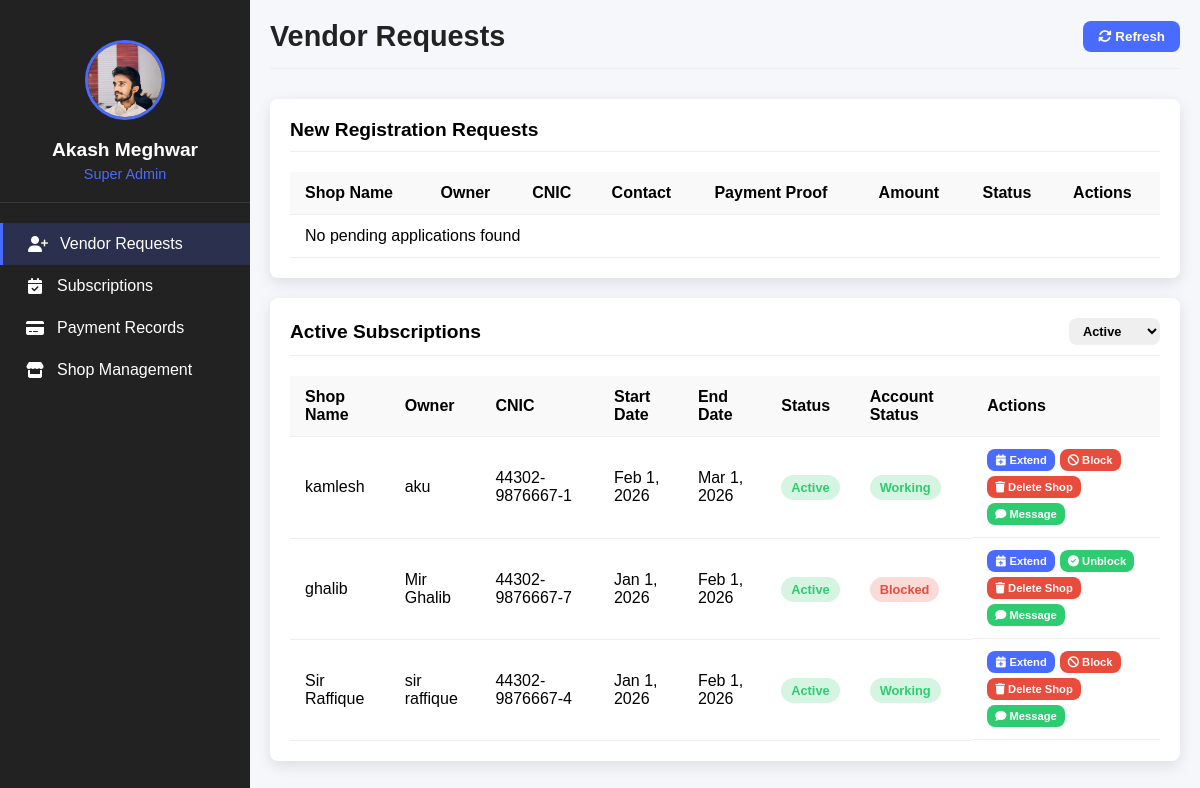
Page /admin/AdminPanel.php on the committed database.
### tables this page shows
CREATE TABLE `vendor_accounts` (
  `id` int(11) NOT NULL,
  `shop_id` int(11) NOT NULL,
  `username` varchar(50) NOT NULL,
  `password` varchar(255) NOT NULL,
  `created_at` timestamp NOT NULL DEFAULT current_timestamp(),
  `account_date` date NOT NULL,
  `cnic` varchar(15) NOT NULL,
  `shop_status` enum('open','closed') NOT NULL DEFAULT 'closed',
  `status` enum('working','blocked') NOT NULL DEFAULT 'working'
);

CREATE TABLE `register_shop` (
  `id` int(11) NOT NULL,
  `shop_name` varchar(255) DEFAULT NULL,
  `shop_logo` varchar(255) DEFAULT NULL,
  `shop_address` text DEFAULT NULL,
  `shop_description` text DEFAULT NULL,
  `shop_images` text DEFAULT NULL,
  `owner_name` varchar(255) DEFAULT NULL,
  `owner_photo` varchar(255) DEFAULT NULL,
  `staff_info` text DEFAULT NULL,
  `staff_photos` text DEFAULT NULL,
  `contact_number` varchar(20) DEFAULT NULL,
  `whatsapp_number` varchar(20) DEFAULT NULL,
  `cnic` varchar(20) DEFAULT NULL,
  `email` varchar(255) DEFAULT NULL,
  `latitude` varchar(50) DEFAULT NULL,
  `longitude` varchar(50) DEFAULT NULL,
  `payment_proof` varchar(255) DEFAULT NULL,
  `transaction_id` varchar(255) DEFAULT NULL,
  `created_at` timestamp NOT NULL DEFAULT current_timestamp(),
  `status` enum('pending','approved','rejected') NOT NULL DEFAULT 'pending',
  `admin_notes` text DEFAULT NULL,
  `processed_at` datetime DEFAULT NULL
);

### admin/AdminPanel.php (the view, shortened to what this page needs)
<?php
$connect = mysqli_connect('localhost', 'root', '', 'saloon');
?>
<!DOCTYPE html>
<html lang="en">
<head>
    <link rel="stylesheet" href="https://cdnjs.cloudflare.com/ajax/libs/font-awesome/6.4.0/css/all.min.css">
</head>
<body>
    <div class="dashboard">
        <div class="sidebar">
            <div class="admin-profile">
                <img src="../images/akash.png" alt="Admin" class="admin-avatar">
                <h3 class="admin-name">Akash Meghwar</h3>
                <p class="admin-role">Super Admin</p>
            </div>
            <div class="nav-menu">
                <div class="nav-item active" data-section="vendor-requests">
                    <i class="fas fa-user-plus"></i>
                    <span>Vendor Requests</span>
                </div>
                <div class="nav-item" data-section="subscriptions">
                    <i class="fas fa-calendar-check"></i>
                    <span>Subscriptions</span>
                </div>
                <div class="nav-item" data-section="payments">
                    <i class="fas fa-credit-card"></i>
                    <span>Payment Records</span>
                </div>
                <div class="nav-item" data-section="shop-management">
                    <i class="fas fa-store"></i>
                    <span>Shop Management</span>
                </div>
            </div>
        </div>
        <div class="main-content">
            <div class="header">
                <h1 class="page-title" id="pageTitle">Vendor Requests</h1>
                <div class="user-actions">
                    <button class="btn btn-primary" id="refreshBtn">
                        <i class="fas fa-sync-alt"></i> Refresh
                    </button>
                </div>
            </div>
            <div class="section active" id="vendor-requests">
                <div class="card">
                    <div class="card-header">
                        <h3 class="card-title">New Registration Requests</h3>
                    </div>
                    <div class="table-responsive">
                        <table>
                            <thead>
                                <tr>
                                    <th>Shop Name</th>
                                    <th>Owner</th>
                                    <th>CNIC</th>
                                    <th>Contact</th>
                                    <th>Payment Proof</th>
                                    <th>Amount</th>
                                    <th>Status</th>
                                    <th>Actions</th>
                                </tr>
                            </thead>
                            <tbody>
                                <?php
                                $query = "SELECT * FROM register_shop WHERE status = 'pending' ORDER BY created_at DESC";
                                $result = mysqli_query($connect, $query);
                                if ($result && mysqli_num_rows($result) > 0) {
                                    while ($row = mysqli_fetch_assoc($result)) {
                                        $shop_images = !empty($row['shop_images']) ? unserialize($row['shop_images']) : [];
                                        $payment_proof = $row['payment_proof'];
                                        echo '<tr data-shop-id="' . $row['id'] . '">';
                                        echo '<td>' . htmlspecialchars($row['shop_name']) . '</td>';
                                        echo '<td>' . htmlspecialchars($row['owner_name']) . '</td>';
                                        echo '<td>' . htmlspecialchars($row['cnic']) . '</td>';
                                        echo '<td>' . htmlspecialchars($row['whatsapp_number']) . '</td>';
                                        echo '<td>';
                                        echo '<button class="btn btn-sm btn-primary view-proof" data-image="' . htmlspecialchars($payment_proof) . '">View</button>';
                                        echo '</td>';
                                        echo '<td>Rs. 1,500</td>';
                                        echo '<td><span class="badge badge-warning">Pending</span></td>';
                                        echo '<td class="action-buttons">';
                                        echo '<button class="btn btn-sm btn-success verify-btn"
                                                data-shop-id="' . $row['id'] . '"
                                                data-shop-name="' . htmlspecialchars($row['shop_name']) . '"
                                                data-owner-name="' . htmlspecialchars($row['owner_name']) . '"
                                                data-whatsapp="' . htmlspecialchars($row['whatsapp_number']) . '"
                                                data-cnic="' . htmlspecialchars($row['cnic']) . '">
                                                <i class="fas fa-check"></i> Verify
                                              </button>';
                                        echo '<button class="btn btn-sm btn-danger reject-btn"
                                                data-shop-id="' . $row['id'] . '"
                                                data-whatsapp="' . htmlspecialchars($row['whatsapp_number']) . '">
                                                <i class="fas fa-times"></i> Reject
                                              </button>';
                                        echo '<button class="btn btn-sm btn-warning delete-request-btn"
                                                data-shop-id="' . $row['id'] . '">
                                                <i class="fas fa-trash"></i> Delete
                                              </button>';
                                        echo '</td>';
                                        echo '</tr>';
                                    }
                                } else {
                                    echo '<tr><td colspan="8" class="text-center">No pending applications found</td></tr>';
                                }
                                ?>
                            </tbody>
                        </table>
                    </div>
                </div>
            </div>
            <div class="section" id="subscriptions">
                <div class="card">
                    <div class="card-header">
                        <h3 class="card-title">Active Subscriptions</h3>
                        <div>
                            <select class="btn btn-sm" id="subscriptionFilter">
                                <option value="active">Active</option>
                            </select>
                        </div>
                    </div>
                    <div class="table-responsive">
                        <table>
                            <thead>
                                <tr>
                                    <th>Shop Name</th>
                                    <th>Owner</th>
                                    <th>CNIC</th>
                                    <th>Start Date</th>
                                    <th>End Date</th>
                                    <th>Status</th>
                                    <th>Account Status</th>
                                    <th>Actions</th>
                                </tr>
                            </thead>
                            <tbody>
                                <?php
                                $query = "SELECT va.*, rs.id as shop_id, rs.shop_name, rs.owner_name, rs.whatsapp_number, rs.cnic
                                          FROM vendor_accounts va
                                          JOIN register_shop rs ON va.shop_id = rs.id
                                          ORDER BY va.account_date DESC";
                                $result = mysqli_query($connect, $query);
                                if ($result && mysqli_num_rows($result) > 0) {
                                    while ($row = mysqli_fetch_assoc($result)) {
                                        $start_date = date('M j, Y', strtotime($row['account_date']));
                                        $end_date = date('M j, Y', strtotime($row['account_date'] . ' +1 month'));
                                        $current_date = date('Y-m-d');
                                        $status = (strtotime($current_date) <= strtotime($end_date)) ? 'active' : 'expired';
                                        $account_status = $row['status'] ?? 'working';
                                        echo '<tr data-shop-id="' . $row['shop_id'] . '">';
                                        echo '<td>' . htmlspecialchars($row['shop_name']) . '</td>';
                                        echo '<td>' . htmlspecialchars($row['owner_name']) . '</td>';
                                        echo '<td>' . htmlspecialchars($row['cnic']) . '</td>';
                                        echo '<td>' . $start_date . '</td>';
                                        echo '<td>' . $end_date . '</td>';
                                        echo '<td><span class="badge ' . ($status == 'active' ? 'badge-success' : 'badge-warning') . '">' . ucfirst($status) . '</span></td>';
                                        echo '<td><span class="badge ' . ($account_status == 'working' ? 'badge-success' : 'badge-danger') . '">' . ucfirst($account_status) . '</span></td>';
                                        echo '<td class="action-buttons">';
                                        echo '<button class="btn btn-sm btn-primary extend-btn"
                                                data-vendor-id="' . $row['id'] . '"
                                                data-shop-id="' . $row['shop_id'] . '"
                                                data-whatsapp="' . htmlspecialchars($row['whatsapp_number']) . '">
                                                <i class="fas fa-calendar-plus"></i> Extend
                                              </button>';
                                        echo '<button class="btn btn-sm ' . ($account_status == 'working' ? 'btn-danger' : 'btn-success') . ' status-btn"
                                                data-vendor-id="' . $row['id'] . '"
                                                data-shop-id="' . $row['shop_id'] . '"
                                                data-current-status="' . $account_status . '">
                                                <i class="fas ' . ($account_status == 'working' ? 'fa-ban' : 'fa-check-circle') . '"></i> ' . ($account_status == 'working' ? 'Block' : 'Unblock') . '
                                              </button>';
                                        echo '<button class="btn btn-sm btn-danger delete-shop-btn"
                                                data-shop-id="' . $row['shop_id'] . '"
                                                data-cnic="' . htmlspecialchars($row['cnic']) . '">
                                                <i class="fas fa-trash"></i> Delete Shop
                                              </button>';
                                        echo '<button class="btn btn-sm btn-success whatsapp-btn"
                                                data-whatsapp="' . htmlspecialchars($row['whatsapp_number']) . '">
                                                <i class="fas fa-comment"></i> Message
                                              </button>';
                                        echo '</td>';
                                        echo '</tr>';
                                    }
                                } else {
                                    echo '<tr><td colspan="8" class="text-center">No vendor accounts found</td></tr>';
                                }
                                ?>
                            </tbody>
                        </table>
                    </div>
                </div>
            </div>
        </div>
    </div>
</body>
</html>

### admin/AdminPanel.php (style rules this page uses)
.action-buttons { display: flex; gap: 5px; flex-wrap: wrap; }
.action-buttons .btn { padding: 5px 8px; font-size: 0.7rem; }
:root { --primary: #4a6bff; --secondary: #333; --danger: #e74c3c; --success: #2ecc71; --warning: #f39c12; --light: #f9f9f9; --dark: #222; --shadow: 0 5px 15px rgba(0, 0, 0, 0.1); --radius: 8px; }
* { margin: 0; padding: 0; box-sizing: border-box; font-family: 'Poppins', sans-serif; }
body { background-color: #f5f7fa; }
.dashboard { display: grid; grid-template-columns: 250px 1fr; min-height: 100vh; }
.sidebar { background: var(--dark); color: white; padding: 20px 0; }
.admin-profile { text-align: center; padding: 20px; border-bottom: 1px solid rgba(255, 255, 255, 0.1); }
.admin-avatar { width: 80px; height: 80px; border-radius: 50%; object-fit: cover; border: 3px solid var(--primary); margin-bottom: 15px; }
.admin-name { font-size: 1.2rem; margin-bottom: 5px; }
.admin-role { color: var(--primary); font-size: 0.9rem; }
.nav-menu { padding: 20px 0; }
.nav-item { padding: 12px 25px; display: flex; align-items: center; gap: 12px; cursor: pointer; transition: all 0.3s ease; }
.nav-item:hover, .nav-item.active { background: rgba(74, 107, 255, 0.2); border-left: 3px solid var(--primary); }
.nav-item i { width: 20px; text-align: center; }
.main-content { padding: 20px; }
.header { display: flex; justify-content: space-between; align-items: center; margin-bottom: 30px; padding-bottom: 15px; border-bottom: 1px solid #eee; }
.page-title { font-size: 1.8rem; color: var(--dark); }
.card { background: white; border-radius: var(--radius); box-shadow: var(--shadow); padding: 20px; margin-bottom: 20px; }
.card-header { display: flex; justify-content: space-between; align-items: center; margin-bottom: 20px; padding-bottom: 10px; border-bottom: 1px solid #eee; }
.card-title { font-size: 1.2rem; font-weight: 600; }
.table-responsive { overflow-x: auto; }
table { width: 100%; border-collapse: collapse; }
th, td { padding: 12px 15px; text-align: left; border-bottom: 1px solid #eee; }
th { background: #f9f9f9; font-weight: 600; }
.badge { padding: 5px 10px; border-radius: 20px; font-size: 0.8rem; font-weight: 600; }
.badge-success { background: rgba(46, 204, 113, 0.2); color: var(--success); }
.badge-danger { background: rgba(231, 76, 60, 0.2); color: var(--danger); }
.btn { padding: 8px 15px; border-radius: var(--radius); border: none; cursor: pointer; font-weight: 600; transition: all 0.3s ease; }
.btn-sm { padding: 5px 10px; font-size: 0.8rem; }
.btn-primary { background: var(--primary); color: white; }
.btn-success { background: var(--success); color: white; }
.btn-danger { background: var(--danger); color: white; }

### rows in the picture
vendor_accounts: register_shop.shop_name "kamlesh", register_shop.owner_name "aku", register_shop.cnic "44302-9876667-1", account_date "Feb 1, 2026", account_date "Mar 1, 2026", account_date "Active", status "Working", shows "Block"
vendor_accounts: register_shop.shop_name "ghalib", register_shop.owner_name "Mir Ghalib", register_shop.cnic "44302-9876667-7", account_date "Jan 1, 2026", account_date "Feb 1, 2026", account_date "Active", status "Blocked", shows "Unblock"
vendor_accounts: register_shop.shop_name "Sir Raffique", register_shop.owner_name "sir raffique", register_shop.cnic "44302-9876667-4", account_date "Jan 1, 2026", account_date "Feb 1, 2026", account_date "Active", status "Working", shows "Block"
